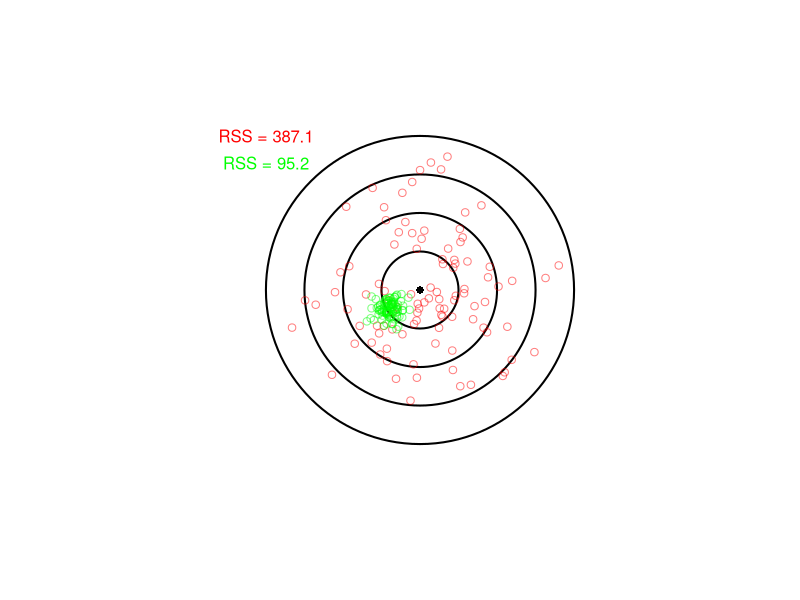

Here is the R script that generated this plot:
## ---- chunk 1
#| fig-width: 5
#| fig-height: 5
#| fig-align: 'center'
set.seed(1)

plot(0, 0, type = "n", xlim = c(-5, 5), ylim = c(-5, 5),
     asp = 1, xlab = "", ylab = "", axes = FALSE)

radii <- 1:4

x <- y <- rep(0, length(radii))

symbols(x, y, circles = radii, inches = FALSE, add = TRUE,
        fg = "black", lwd = 2)

n <- 100
points(0, 0, pch = 16)

x1 <- rnorm(n, 0, 1.5)
y1 <- rnorm(n, 0, 1.5)

x2 <- rnorm(n, -0.8, 0.2)
y2 <- rnorm(n, -0.5, 0.2)

col_1 <- rgb(1, 0, 0, alpha = 0.5)
col_2 <- rgb(0, 1, 0, alpha = 0.5)

points(x1, y1, col = col_1)
points(x2, y2, col = col_2)

text(-4, 4, paste0('RSS = ', sum(x1^2 + y1^2) |> round(1)), col = rgb(1, 0, 0,))
text(-4, 3.3, paste0('RSS = ', sum(x2^2 + y2^2) |> round(1)), col = rgb(0, 1, 0,))
